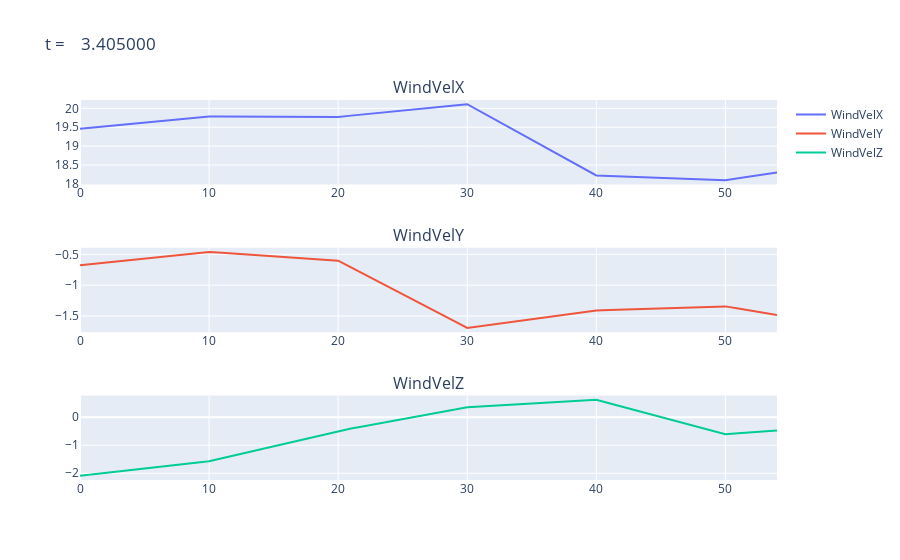

The code cell stored with this chart in its notebook:
### Code cell
import plotly.graph_objs as go
from plotly.subplots import make_subplots
from collections import defaultdict
from IPython.display import display, clear_output
import time

# Initialize subplots
fig = make_subplots(rows=3, cols=1, subplot_titles=('WindVelX', 'WindVelY', 'WindVelZ'))
fig.add_scatter(y=[], mode='lines', name='WindVelX', row=1, col=1)
fig.add_scatter(y=[], mode='lines', name='WindVelY', row=2, col=1)
fig.add_scatter(y=[], mode='lines', name='WindVelZ', row=3, col=1)

received_updates = defaultdict(list)  # Store received updates for each velocity component

update_frequency = 10  # Update plots every 'N' timesteps
iteration_count = 0

plot_title = "t = 0.00"

while True:
    update = rcv_msg()
    component, value = update.split('=')  
    
    component = component.strip()
    if 'time' in component:
        plot_title = 't = {}'.format(value)
    else:
        component = component.replace('(m/s)', '').strip()
        value = float(value.strip()) 
        
    received_updates[component].append(value)  
    
    iteration_count += 1
    
    if iteration_count % update_frequency == 0:
        clear_output(wait=True)
        
        # Update the plots with the received updates
        for i, trace_name in enumerate(['WindVelX', 'WindVelY', 'WindVelZ']):
            fig.data[i].y = received_updates[trace_name]
        
        display(fig)
        fig.update_layout(title=plot_title)
        time.sleep(1)

### Figure 1 — Plotly figure (JSON) as saved in the notebook; plotly's stock layout.template omitted (floating-point values rounded to 4 significant figures)
{"data": [{"mode": "lines", "name": "WindVelX", "type": "scatter", "xaxis": "x", "y": [19.46, 19.49, 19.52, 19.56, 19.59, 19.62, 19.65, 19.69, 19.72, 19.75, 19.78, 19.78, 19.78, 19.78, 19.78, 19.78, 19.78, 19.78, 19.77, 19.77, 19.77, 19.81, 19.84, 19.88, 19.91, 19.95, 19.98, 20.01, 20.05, 20.08, 20.11, 19.92, 19.73, 19.54, 19.36, 19.17, 18.98, 18.79, 18.6, 18.41, 18.23, 18.21, 18.2, 18.19, 18.18, 18.16, 18.15, 18.14, 18.13, 18.11, 18.1, 18.15, 18.2, 18.25, 18.3], "yaxis": "y"}, {"mode": "lines", "name": "WindVelY", "type": "scatter", "xaxis": "x2", "y": [-0.6761, -0.6551, -0.634, -0.6129, -0.5917, -0.5704, -0.549, -0.5276, -0.506, -0.4845, -0.4628, -0.4769, -0.4911, -0.5052, -0.5193, -0.5334, -0.5476, -0.5617, -0.5758, -0.5899, -0.6041, -0.7114, -0.8192, -0.9274, -1.036, -1.145, -1.254, -1.364, -1.474, -1.585, -1.696, -1.666, -1.637, -1.608, -1.579, -1.551, -1.522, -1.494, -1.467, -1.439, -1.412, -1.405, -1.399, -1.392, -1.385, -1.378, -1.372, -1.365, -1.358, -1.352, -1.345, -1.38, -1.415, -1.45, -1.485], "yaxis": "y2"}, {"mode": "lines", "name": "WindVelZ", "type": "scatter", "xaxis": "x3", "y": [-2.09, -2.038, -1.986, -1.934, -1.882, -1.83, -1.778, -1.726, -1.674, -1.622, -1.57, -1.462, -1.354, -1.246, -1.138, -1.03, -0.922, -0.814, -0.706, -0.598, -0.49, -0.406, -0.322, -0.238, -0.154, -0.07, 0.014, 0.098, 0.182, 0.266, 0.35, 0.377, 0.404, 0.431, 0.458, 0.485, 0.512, 0.539, 0.566, 0.593, 0.62, 0.497, 0.374, 0.251, 0.128, 0.005, -0.118, -0.241, -0.364, -0.487, -0.61, -0.576, -0.542, -0.508, -0.474], "yaxis": "y3"}], "layout": {"annotations": [{"font": {"size": 16}, "showarrow": false, "text": "WindVelX", "x": 0.5, "xanchor": "center", "xref": "paper", "y": 1, "yanchor": "bottom", "yref": "paper"}, {"font": {"size": 16}, "showarrow": false, "text": "WindVelY", "x": 0.5, "xanchor": "center", "xref": "paper", "y": 0.6111, "yanchor": "bottom", "yref": "paper"}, {"font": {"size": 16}, "showarrow": false, "text": "WindVelZ", "x": 0.5, "xanchor": "center", "xref": "paper", "y": 0.2222, "yanchor": "bottom", "yref": "paper"}], "title": {"text": "t =    3.405000                                                                                   "}, "xaxis": {"anchor": "y", "domain": [0, 1]}, "xaxis2": {"anchor": "y2", "domain": [0, 1]}, "xaxis3": {"anchor": "y3", "domain": [0, 1]}, "yaxis": {"anchor": "x", "domain": [0.7778, 1]}, "yaxis2": {"anchor": "x2", "domain": [0.3889, 0.6111]}, "yaxis3": {"anchor": "x3", "domain": [0, 0.2222]}}}
